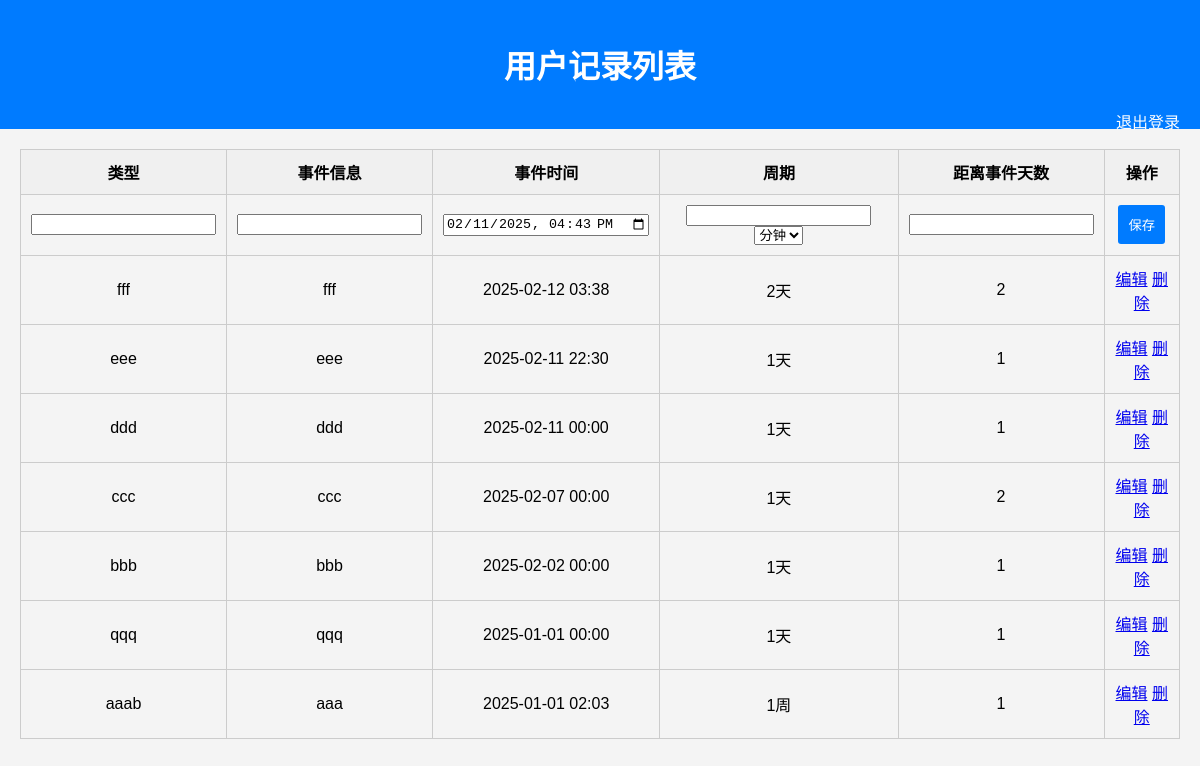
Page /calendar/records/ (signed in) on the earlier database version.
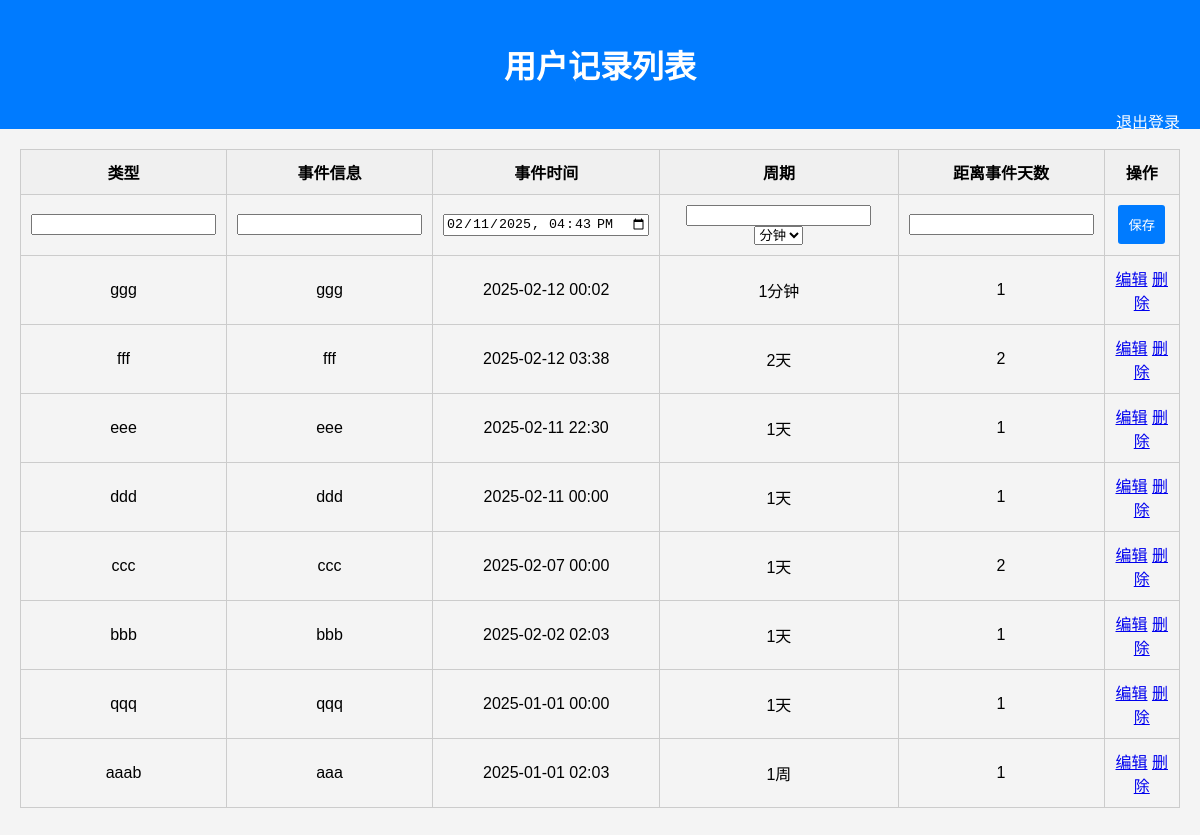
Same page on the later database version.
### tun_calendar/models.py (models this page shows, shortened)
class UserRecord(models.Model):
    user = models.ForeignKey(User, on_delete=models.CASCADE)
    record_type = models.CharField(max_length=100)
    event_info = models.TextField()
    event_time = models.DateTimeField(null=True, blank=True)
    period = models.CharField(max_length=100)
    days_until_event = models.IntegerField()

### tun_calendar/views.py (the view)
# urls.py: path('records/', record_list, name='record_list'),
@login_required
def record_list(request):
    if request.method == 'POST':
        form = UserRecordForm(request.POST)
        if form.is_valid():
            record = form.save(commit=False)
            record.user = request.user
            record.save()
            return redirect('record_list')
    else:
        form = UserRecordForm()
    records = UserRecord.objects.filter(user=request.user).order_by('-id')
    return render(request, 'record_list.html', {'records': records, 'form': form})

### tun_calendar/forms.py
class UserRecordForm(forms.ModelForm):
    class Meta:
        model = UserRecord
        fields = ['record_type', 'event_info', 'event_time', 'period', 'days_until_event']
        widgets = {
            'record_type': forms.TextInput(attrs={'autocomplete': 'off'}),
            'event_info': forms.TextInput(attrs={'autocomplete': 'off'}),
            'event_time': forms.DateTimeInput(attrs={'autocomplete': 'off', 'type': 'datetime-local'}),
            'period': forms.TextInput(attrs={'autocomplete': 'off'}),
            'days_until_event': forms.NumberInput(attrs={'autocomplete': 'off'}),
        }

### tun_calendar/templates/record_list.html (shortened to what this page needs)
<!DOCTYPE html>
<html lang="en">
<head>
</head>
<body>
    <div class="header">
        <h1>用户记录列表</h1>
        <a href="{% url 'user_logout' %}">退出登录</a>
    </div>
    <div class="container">
        <table>
            <thead>
                <tr>
                    <th>类型</th>
                    <th>事件信息</th>
                    <th>事件时间</th>
                    <th>周期</th>
                    <th>距离事件天数</th>
                    <th>操作</th>
                </tr>
            </thead>
            <tbody>
                <tr>
                    <form method="post">
                        <td>{{ form.record_type }}</td>
                        <td>{{ form.event_info }}</td>
                        <td>
                            <input type="datetime-local" id="event_time" name="event_time" required autocomplete="off">
                        </td>
                        <td>
                            <input type="number" id="period_num" name="period_num" min="1" required autocomplete="off">
                            <select id="period_unit" name="period_unit">
                                <option value="分钟">分钟</option>
                            </select>
                        </td>
                        <td>{{ form.days_until_event }}</td>
                        <td>
                            <button type="submit">保存</button>
                        </td>
                    </form>
                </tr>
                {% for record in records %}
                    <tr id="view-row-{{ record.id }}">
                        <td>{{ record.record_type }}</td>
                        <td>{{ record.event_info }}</td>
                        <td>{{ record.event_time|date:'Y-m-d H:i' }}</td>
                        <td>{{ record.period }}</td>
                        <td>{{ record.days_until_event }}</td>
                        <td>
                            <a href="#" onclick="showEditForm({{ record.id }}); populatePeriodFields({{ record.id }}, '{{ record.period }}'); return false;">编辑</a>
                            <a href="{% url 'delete_record' record.id %}">删除</a>
                        </td>
                    </tr>
                {% endfor %}
            </tbody>
        </table>
    </div>
</body>
</html>

Differences in the rows shown:
added UserRecord: record_type "ggg", event_info "ggg", event_time "2025-02-12 00:02", period "1分钟", days_until_event "1"
changed UserRecord "bbb": event_time "2025-02-02 00:00" → "2025-02-02 02:03"
